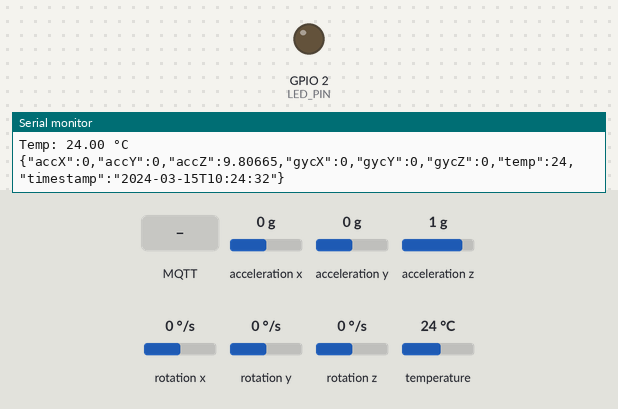
Bench run of a sketch on a simulated ESP32. On the bench: output pins drawn as LEDs (lit = HIGH), the last lines printed to the serial monitor. Inputs (shaded band) come from the test bench; at power-on: acceleration x 0 g, acceleration y 0 g, acceleration z 1 g, rotation x 0 °/s, rotation y 0 °/s, rotation z 0 °/s, temperature 24 °C. WiFi joins after 1.5 s; servers stay silent unless stated; the local clock reads 2024-03-15 10:24:30 at power-on unless the sketch sets it; no MQTT or app messages arrive unless stated.

Above: at 2.7 s.
2.8 s: MQTT message "0" arrives on the first subscribed topic
At 3.7 s:
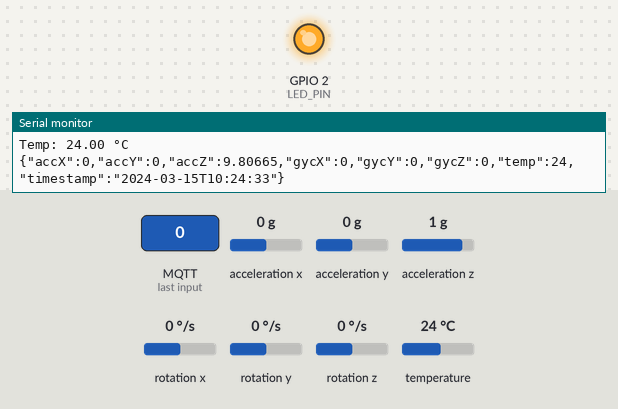
4.5 s: MQTT message "1" arrives on the first subscribed topic
At 5.2 s:
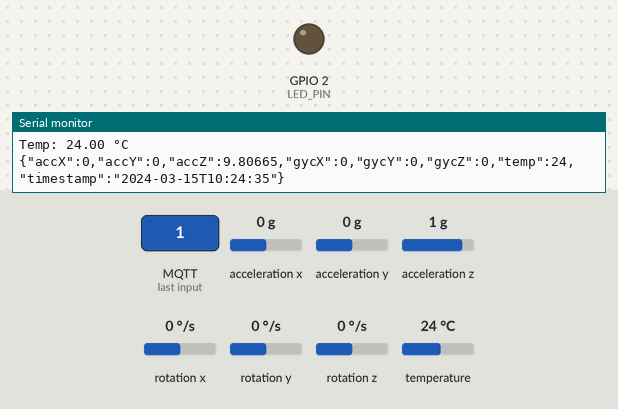
6.0 s: MQTT message "2" arrives on the first subscribed topic
At 6.8 s:
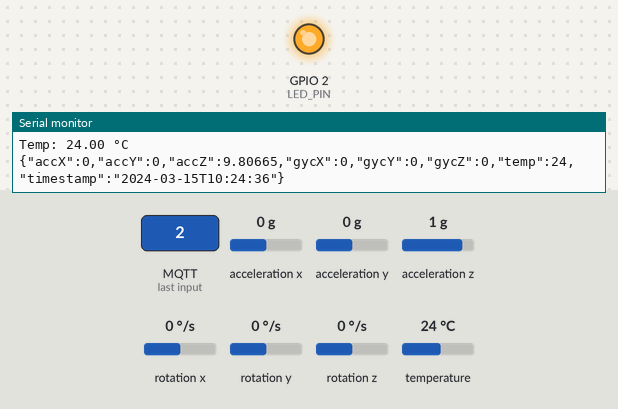
Timing chart, 0 to 9.0 s (numbered marks = the images above; inputs shaded):
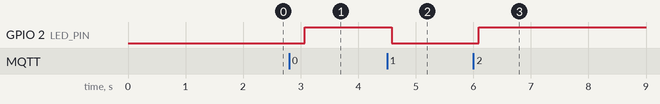

Measured:
- after the input at 2.8 s, GPIO 2 (LED_PIN): LOW → HIGH after 0.28 s
- after the input at 4.5 s, GPIO 2 (LED_PIN): HIGH → LOW after 0.09 s
- after the input at 6.0 s, GPIO 2 (LED_PIN): LOW → HIGH after 0.10 s

The sketch:

MPU6050.ino
```cpp
#include <Wire.h>
#include <WiFi.h>
#include <PubSubClient.h>
#include <Adafruit_MPU6050.h>
#include <Adafruit_Sensor.h>
#include <ArduinoJson.h>
#include "time.h"

#define LED_PIN 2   // Most ESP32 DevKitC boards have the onboard LED on GPIO 2

// WIFI setups
const char* WIFI_SSID = "Uniovi-i40";
const char* WIFI_PASSWORD = "1000000001";

// MQTT setups
const char* MQTT_HOST = "0.tcp.eu.ngrok.io";
const int MQTT_PORT = 17068;
const char* MQTT_USERNAME = "admin";
const char* MQTT_PASSWORD = "password";
const char* MQTT_CLIENT_ID = "ARD01";
const char* MQTT_TOPIC_SENSOR = "sensors/ACC01/data";
const char* MQTT_TOPIC_DEVICE = "devices/ARD01/data";
const int MQTT_FREQUENCY = 5000;

// Time setups
const char* ntpServer = "pool.ntp.org";
const long  gmtOffset_sec = 3600;      // Spain = UTC+1
const int   daylightOffset_sec = 7200; // adjust for DST winter timezone

// Arduino sensor and clients
WiFiClient wifiClient;
PubSubClient client(wifiClient);
Adafruit_MPU6050 imu;
sensors_event_t a, g, temp;

// Define a struct to hold sensor readings
struct IMUData {
  float ax, ay, az;   // acceleration (m/s^2)
  float gx, gy, gz;   // gyro (rad/s)
  float temp;         // temperature (°C)
};

void setup_wifi() {
  delay(10);

  // We start by connecting to a WiFi network
  Serial.println();
  Serial.print("Connecting to ");
  Serial.println(WIFI_SSID);

  WiFi.begin(WIFI_SSID, WIFI_PASSWORD);

  while (WiFi.status() != WL_CONNECTED) {
    delay(500);
    Serial.print(".");
  }

  Serial.println("");
  Serial.println("WiFi connected");
  Serial.println("IP address: ");
  Serial.println(WiFi.localIP());
}

void callback(char* topic, byte* payload, unsigned int length) {
  Serial.print("Message arrived [");
  Serial.print(topic);
  Serial.print("] ");

  for (int i = 0; i < length; i++) {
    Serial.print((char)payload[i]);
  }

  Serial.println();

  // Switch on the LED if an 1 was received as first character
  if ((char)payload[0] == '1') {
    digitalWrite(LED_PIN, LOW);   // Turn the LED on (Note that LOW is the voltage level
    // but actually the LED is on; this is because
    // it is acive low on the ESP-01)
  } else {
    digitalWrite(LED_PIN, HIGH);  // Turn the LED off by making the voltage HIGH
  }
}

void setup_mqtt_client() {
  client.setServer(MQTT_HOST, MQTT_PORT);
  client.setCallback(callback);
}

void setup_imu_sensor() {
  if (!imu.begin()) {
    Serial.println("Failed to find MPU6050 IMU");
    while (1) { delay(10); }
  }

  Serial.println("MPU6050 Found!");

  imu.setAccelerometerRange(MPU6050_RANGE_8_G);
  imu.setGyroRange(MPU6050_RANGE_500_DEG);
  imu.setFilterBandwidth(MPU6050_BAND_21_HZ);
}

void setup_time() {
  configTime(gmtOffset_sec, daylightOffset_sec, ntpServer);
}

void setup() {
  // Initialize serial speed comunication
  Serial.begin(115200);

  while (!Serial)
    delay(10);

  // Initialize the LED_PIN pin as an output
  pinMode(LED_PIN, OUTPUT);

  // setup wifi
  setup_wifi();

  // setup mqtt client
  setup_mqtt_client();

  // setup imu sensor
  setup_imu_sensor();

  // setup real time
  setup_time();
}

void reconnect() {
  // Loop until we're reconnected
  while (!client.connected()) {
    Serial.print("Attempting MQTT connection...");

    // Attempt to connect
    if (client.connect(MQTT_CLIENT_ID, MQTT_USERNAME, MQTT_PASSWORD)) {
      Serial.println("connected");

      // ... and resubscribe
      client.subscribe(MQTT_TOPIC_DEVICE);
    } else {
      Serial.print("failed, rc=");
      Serial.print(client.state());
      String mess = "try again in ";
      mess.concat(MQTT_FREQUENCY);
      mess.concat(" seconds");
      Serial.println(mess);

      // Wait MQTT_FRECUENCY seconds before retrying
      delay(MQTT_FREQUENCY);
    }
  }
}

IMUData getSensorData() {
  // get imu sensor data
  imu.getEvent(&a, &g, &temp);

  Serial.print("Accel X: "); Serial.print(a.acceleration.x);
  Serial.print(", Y: "); Serial.print(a.acceleration.y);
  Serial.print(", Z: "); Serial.print(a.acceleration.z); Serial.println(" m/s^2");

  Serial.print("Gyro X: "); Serial.print(g.gyro.x);
  Serial.print(", Y: "); Serial.print(g.gyro.y);
  Serial.print(", Z: "); Serial.print(g.gyro.z); Serial.println(" rad/s");

  Serial.print("Temp: "); Serial.print(temp.temperature); Serial.println(" °C");

  delay(500);

  // create data from sensor
  IMUData data;
  data.ax = a.acceleration.x;
  data.ay = a.acceleration.y;
  data.az = a.acceleration.z;

  data.gx = g.gyro.x;
  data.gy = g.gyro.y;
  data.gz = g.gyro.z;

  data.temp = temp.temperature;

  return data;
}

String getTimeNow() {
  struct tm timeinfo;
  if (!getLocalTime(&timeinfo)) {
    return "N/A";
  }

  char buffer[30];
  strftime(buffer, sizeof(buffer), "%Y-%m-%dT%H:%M:%S", &timeinfo);
  return String(buffer);
}

void loop() {
  // check connection to reconnect
  if (!client.connected()) {
    reconnect();
  }

  client.loop();

  // get sensor data
  IMUData imuData = getSensorData();

  // Build JSON from sensor data
  StaticJsonDocument<200> doc;
  doc["accX"] = imuData.ax;
  doc["accY"] = imuData.ay;
  doc["accZ"] = imuData.az;
  doc["gycX"] = imuData.gx;
  doc["gycY"] = imuData.gy;
  doc["gycZ"] = imuData.gz;
  doc["temp"] = imuData.temp;
  //doc["timestamp"] = millis();
  doc["timestamp"] = getTimeNow();

  char buffer[256];
  size_t n = serializeJson(doc, buffer);

  // Publish JSON to MQTT topic
  client.publish(MQTT_TOPIC_SENSOR, buffer, n);

  Serial.println(buffer); // Debug
  delay(1000);
}
```
